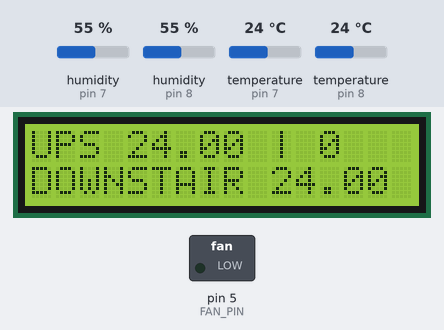
The sketch below on a simulated Arduino Uno, built with avr-gcc and run on an emulated ATmega328P. Shown: 16×2 character LCD, switched loads named in the sketch (green lamp = pin HIGH). Inputs (shaded band) come from the test bench; at power-on: temperature (sensors on pin 8, pin 7) 24 °C, humidity (sensors on pin 7, pin 8) 55 %. What the sketch prints to the serial monitor is not drawn.

Above: at 1.4 s.
1.5 s: temperature (sensor on pin 8) set to 21 °C
At 4.3 s:
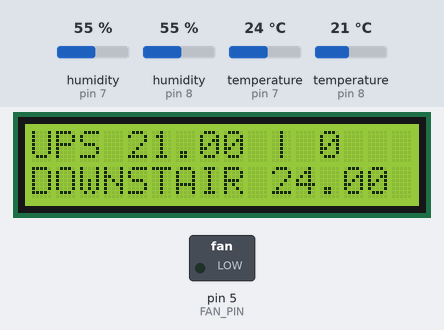
4.7 s: temperature (sensor on pin 8) set to 18 °C
At 6.5 s:
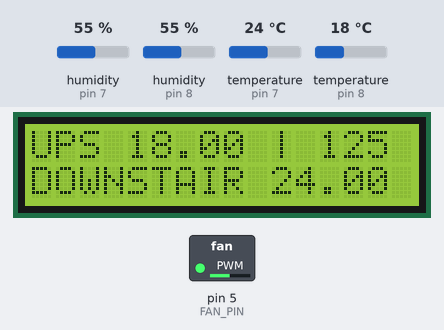
7.9 s: temperature (sensor on pin 7) set to 19 °C
At 11.1 s:
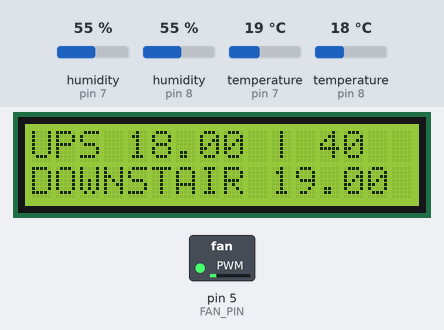
11.5 s: temperature (sensor on pin 7) set to 12 °C
At 13.3 s:
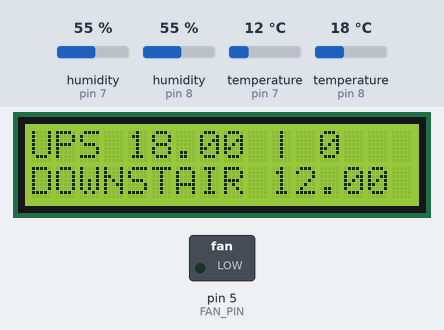
14.7 s: temperature (sensor on pin 7) set to 28 °C
At 15.5 s:
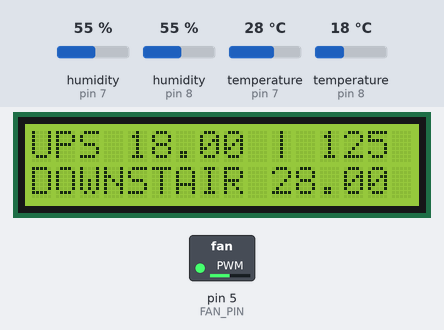
17.9 s: temperature (sensor on pin 8) set to 33 °C
At 20.1 s:
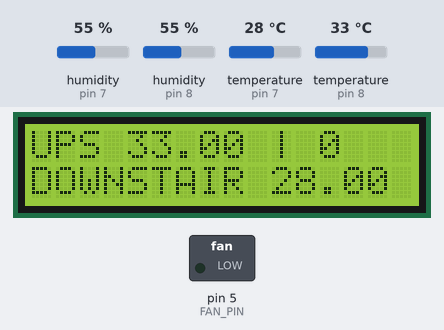
Timing chart, 0 to 21.6 s (numbered marks = the images above; inputs shaded):
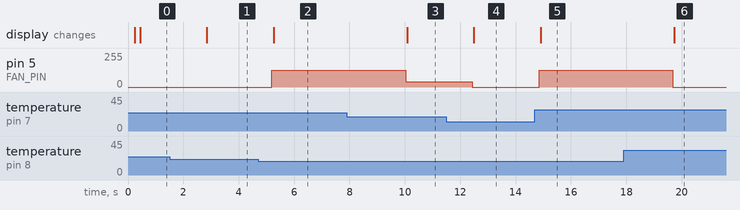

Measured:
- the behaviour switches between 20 and 19 °C on temperature (sensor on pin 8) (found by bisection; images 1 and 2)
- after the input at 1.5 s, the display: changes after 1.3 s (image 1)
- after the input at 4.7 s, pin 5 (FAN_PIN): 0/255 → 125/255 after 0.50 s; the display: changes after 0.56 s (image 2)
- after the input at 7.9 s, pin 5 (FAN_PIN): 125/255 → 40/255 after 2.1 s; the display: changes after 2.2 s (image 3)
- after the input at 11.5 s, pin 5 (FAN_PIN): 40/255 → 0/255 after 0.94 s; the display: changes after 1.0 s (image 4)
- after the input at 14.7 s, pin 5 (FAN_PIN): 0/255 → 125/255 after 0.15 s; the display: changes after 0.21 s (image 5)
- after the input at 17.9 s, pin 5 (FAN_PIN): 125/255 → 0/255 after 1.8 s; the display: changes after 1.8 s (image 6)

The sketch:

Fan.ino
```cpp
#include <LiquidCrystal_I2C.h> // Library for LCD
#include <Adafruit_Sensor.h>
#include <DHT.h>
#include <DHT_U.h>

#define FAN_PIN 5
#define DOWNSTAIR_DHT_PIN 7
#define UPSTAIR_DHT_PIN 8
#define DHTTYPE DHT11

#define BUZZER_PIN 9
uint32_t MAIN_LOOP_DELAY = 1000;
const float DESIRED_TEMPERATURE = 20.00;
const uint8_t MAX_FAN_SPEED = 125;
const uint8_t MIN_FAN_SPEED = 40;

// Wiring: SDA pin is connected to A4 and SCL pin to A5.
LiquidCrystal_I2C lcd = LiquidCrystal_I2C(0x27, 16, 2); // Change to (0x27,20,4) for 20x4 LCD.
DHT dhtDownstair = DHT(DOWNSTAIR_DHT_PIN, DHTTYPE);
DHT dhtUpstair = DHT(UPSTAIR_DHT_PIN, DHTTYPE);

void setup() {
  Serial.begin(9600);
  initDhtSensor(dhtDownstair);
  initDhtSensor(dhtUpstair);
  initLCD();
  //init fan
  pinMode(FAN_PIN, OUTPUT);
}

void initLCD() {
  Serial.println(F("INIT LCD"));
  lcd.init();
  lcd.backlight();
}

void initDhtSensor(DHT &dht)
{
  Serial.println(F("INIT DHT"));
  dht.begin();
  getTemperature(dht);
}
void loop() {
  float temperatureUpstair = getTemperature(dhtUpstair);
  float temperatureDownstair = getTemperature(dhtDownstair);

  uint16_t speed = 0;
  if (temperatureDownstair > temperatureUpstair && temperatureUpstair < DESIRED_TEMPERATURE)
  {
    speed = (int)(temperatureDownstair-temperatureUpstair)*40;
    speed = min(MAX_FAN_SPEED, max(MIN_FAN_SPEED, speed));
  }

  analogWrite(FAN_PIN, speed);

  printLCD("UPS " + String(temperatureUpstair, 2) + " | " + String(speed), 0);
  printLCD("DOWNSTAIR " + String(temperatureDownstair, 2), 1);

  delay(MAIN_LOOP_DELAY);
}

float getTemperature(DHT &dht)
{
  float temp = dht.readTemperature();
  Serial.println(F("------------------------------------"));
  Serial.print  (F("Temperature : ")); Serial.println(temp);
  Serial.println(F("------------------------------------"));
  return temp;
}

void printLCD(String message, uint8_t row) {
  lcd.setCursor(0, row); // Set the cursor on the third column and first row.
  lcd.print("                ");
  lcd.setCursor(0, row); // Set the cursor on the third column and first row.
  lcd.print(message);
}
```
